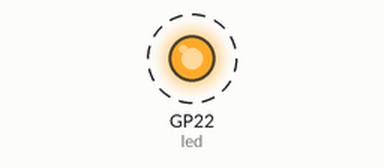
This program was run on a simulated Raspberry Pi Pico running MicroPython. On the bench: output pins drawn as LEDs (lit = HIGH). Dashed ring = blinking.

Above: at 0.2 s.
Timing chart, 0 to 3.0 s (numbered marks = the images above):
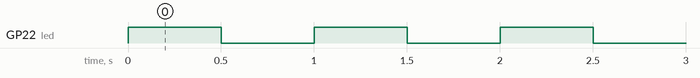

Measured:
- by itself, GP22 (led): alternates HIGH for 0.50 s and LOW for 0.50 s

The program:

01_Blink_LED_Demo.py
```python
# Bibliotheken laden
from machine import Pin
import time

# Blaue LED and GPIO22 als Ausgang initialisieren
led = Pin(22, Pin.OUT)

# Endlosschleife LED blinken lassen
while True:
    # LED einschalten
    led.on()
    # Warte eine halbe Sekunde
    time.sleep(0.5)

    # LED ausschalten
    led.off()
    # Warte eine halbe Sekunde
    time.sleep(0.5)
```
